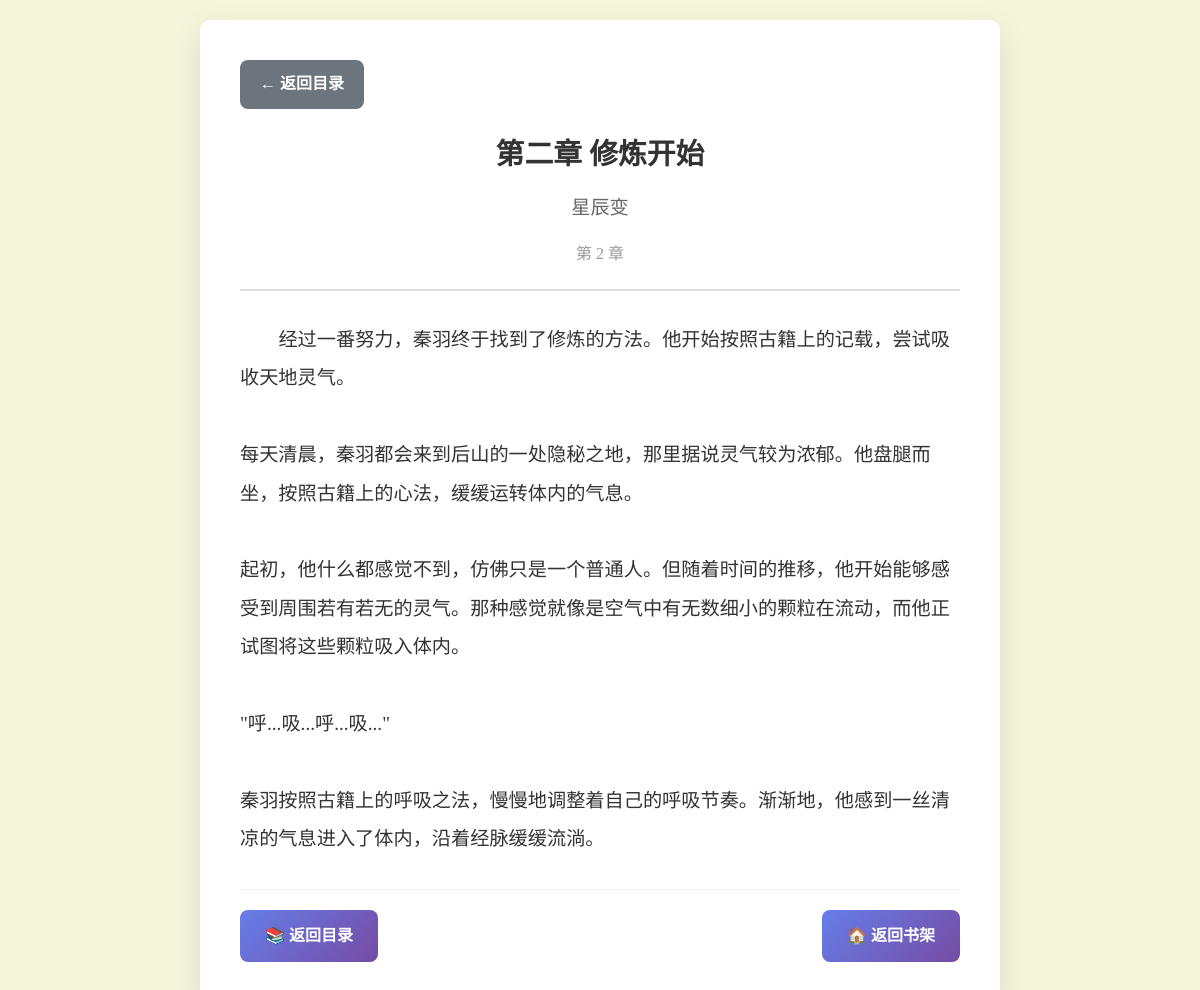
The page /chapter/5 on the database as committed earlier.
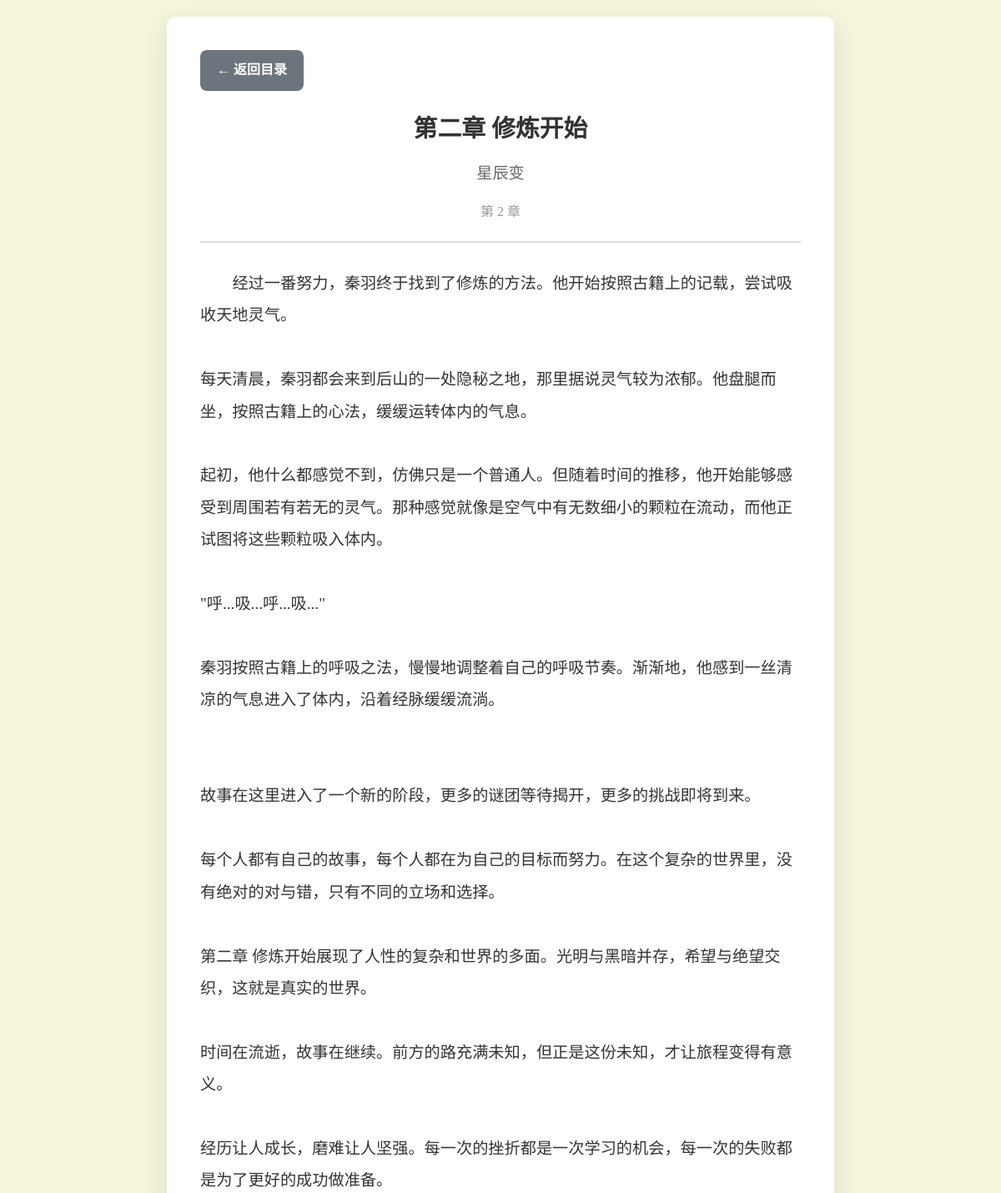
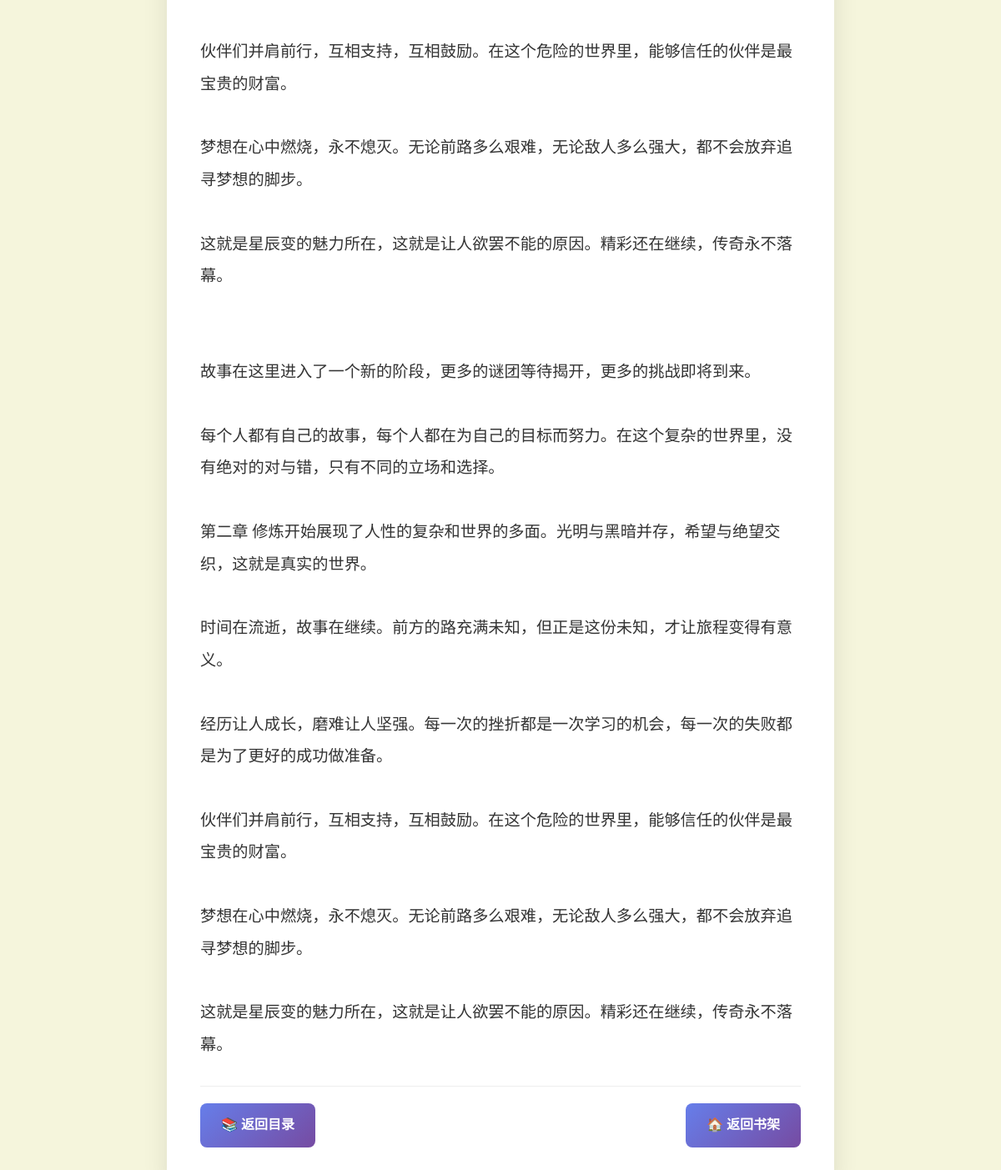
The same page on the database as committed later (2 pictures, top to bottom).
### tables this page shows
CREATE TABLE chapters (
            id INTEGER PRIMARY KEY AUTOINCREMENT,
            novel_id INTEGER,
            chapter_number INTEGER,
            title TEXT,
            content TEXT,
            created_at TIMESTAMP DEFAULT CURRENT_TIMESTAMP,
            FOREIGN KEY (novel_id) REFERENCES novels (id)
        );

### novel_reader.py (the view)
@app.route('/chapter/<int:chapter_id>')
def read_chapter(chapter_id):
    content = novel_manager.get_chapter_content(chapter_id)
    if not content:
        return "章节不存在", 404
    conn = sqlite3.connect('novels.db')
    cursor = conn.cursor()
    cursor.execute('''
        SELECT c.title, c.chapter_number, n.title as novel_title, n.id as novel_id
        FROM chapters c
        JOIN novels n ON c.novel_id = n.id
        WHERE c.id = ?
    ''', (chapter_id,))
    result = cursor.fetchone()
    if not result:
        conn.close()
        return "章节信息不存在", 404
    chapter_info = {
        'id': chapter_id,
        'title': result[0],
        'chapter_number': result[1],
        'novel_title': result[2],
        'novel_id': result[3]
    }
    cursor.execute('''
        SELECT id FROM chapters
        WHERE novel_id = ? AND chapter_number < ?
        ORDER BY chapter_number DESC LIMIT 1
    ''', (chapter_info['novel_id'], chapter_info['chapter_number']))
    prev_result = cursor.fetchone()
    chapter_info['prev_id'] = prev_result[0] if prev_result else None
    cursor.execute('''
        SELECT id FROM chapters
        WHERE novel_id = ? AND chapter_number > ?
        ORDER BY chapter_number ASC LIMIT 1
    ''', (chapter_info['novel_id'], chapter_info['chapter_number']))
    next_result = cursor.fetchone()
    chapter_info['next_id'] = next_result[0] if next_result else None
    conn.close()
    return render_template('chapter.html', content=content, chapter=chapter_info)

### novel_reader.py (called while the page is built)
    def get_chapter_content(self, chapter_id):
        conn = sqlite3.connect('novels.db')
        cursor = conn.cursor()
        cursor.execute('SELECT content FROM chapters WHERE id = ?', (chapter_id,))
        result = cursor.fetchone()
        content = result[0] if result else None
        conn.close()
        return content

### templates/chapter.html (shortened to what this page needs)
<!DOCTYPE html>
<html lang="zh-CN">
<head>
</head>
<body>
    <div class="container">
        <a href="/novel/{{ chapter.novel_id }}" class="back-btn">← 返回目录</a>
        <div class="chapter-header">
            <h1 class="chapter-title">{{ chapter.title }}</h1>
            <div class="novel-title">{{ chapter.novel_title }}</div>
            <div class="chapter-number">第 {{ chapter.chapter_number }} 章</div>
        </div>
        <div class="chapter-content">
            {{ content|replace('\n', '<br>')|safe }}
        </div>
        <div class="navigation">
            <a href="/novel/{{ chapter.novel_id }}" class="nav-btn">📚 返回目录</a>
            <a href="/" class="nav-btn">🏠 返回书架</a>
        </div>
    </div>
</body>
</html>

Rows that differ between the two databases and show on the page:
changed chapters "第二章 修炼开始": content "…每天清晨，秦羽都会来到后山的一处隐秘之地，那里据说灵气较为浓郁。他盘腿而坐，按照古籍上的心法，缓缓运转体内的气息。 起初，他什么都感觉不到，仿佛只是一个普通人。但随着时间的推移，他开始能够感受到周围若有若无的灵气。那种感觉就像是空气中有无数细小的颗粒在流动，而他正试图将这些颗粒吸入体内。 \"呼...吸...呼...吸...\" 秦羽按照古籍上的呼吸之法，慢慢地调整着自己的呼吸节奏。渐渐地，他感到一丝清凉的气息进入了体内，沿着经脉缓缓流淌。" → "…每天清晨，秦羽都会来到后山的一处隐秘之地，那里据说灵气较为浓郁。他盘腿而坐，按照古籍上的心法，缓缓运转体内的气息。 起初，他什么都感觉不到，仿佛只是一个普通人。但随着时间的推移，他开始能够感受到周围若有若无的灵气。那种感觉就像是空气中有无数细小的颗粒在流动，而他正试图将这些颗粒吸入体内。 \"呼...吸...呼...吸...\" 秦羽按照古籍上的呼吸之法，慢慢地调整着自己的呼吸节奏。渐渐地，他感到一丝清凉的气息进入了体内，沿着经脉缓缓流淌。 故事在这里进入了一个新的阶段，更多的谜团等待揭开，更多的挑战即将到来。 每个人都有自己的故事，每个人都在为自己的目标而努力。在这个复杂的世界里，没有绝对的对与错，只有不同的立场和选择。 第二章 修炼开始展现了人性的复杂和世界的多面。光明与黑暗并存，希望与绝望交织，这就是真实的世界。 时间在流逝，故事在继续。前方的路充满未知，但正是这份未知，才让旅程变得有意义。 经历让人成长，磨难让人坚强。每一次的挫折都是一次学习的机会，每一次的失败都是为了更好的成功做准备。 伙伴们并肩前行，互相支持，互相鼓励。在这个危险的世界里，能够信任的伙伴是最宝贵的财富。 梦想在心中燃烧，永不熄灭。无论前路多么艰难，无论敌人多么强大，都不会放弃追寻梦想的脚步。 这就是星辰变的魅力所在，这就是让人欲罢不能的原因。精彩还在继续，传奇永不落幕。 故事在这里进入了一个新的阶段，更多的谜团等待揭开，更多的挑战即将到来。 每个人都有自己的故事，每个人都在为自己的目标而努力。在这个复杂的世界里，没有绝对的对与错，只有不同的立场和选择。 第二章…"
